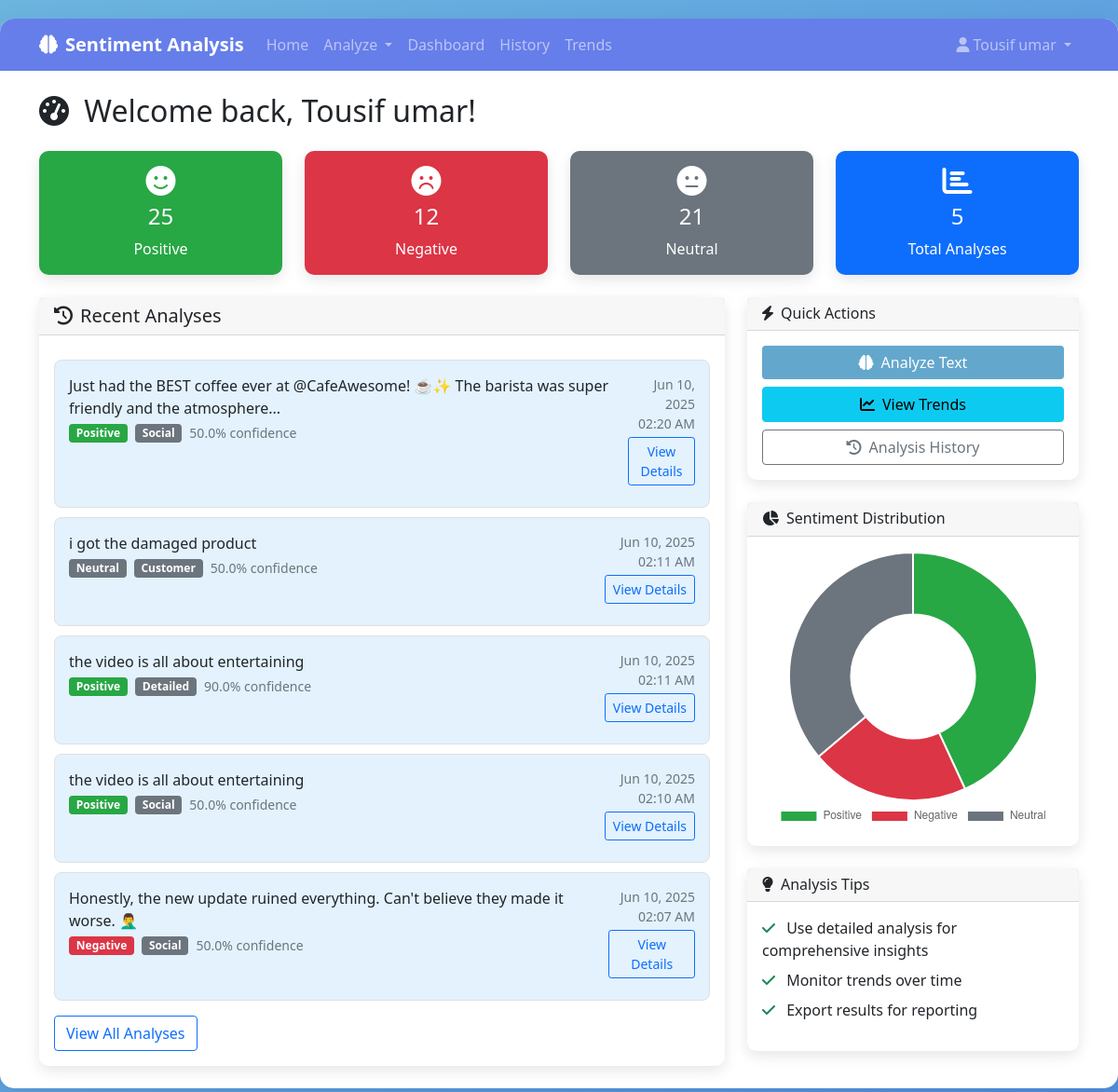
Page /dashboard (signed in) on the committed database.
### app.py (models this page shows)
class SentimentAnalysis(db.Model):
    id = db.Column(db.Integer, primary_key=True)
    user_id = db.Column(db.Integer, db.ForeignKey('user.id'), nullable=True)
    text_content = db.Column(db.Text, nullable=False)
    analysis_type = db.Column(db.String(50), nullable=False)  # basic, detailed, psychological, social
    sentiment = db.Column(db.String(20), nullable=False)  # positive, negative, neutral
    confidence_score = db.Column(db.Float, nullable=False)
    emotions = db.Column(db.Text, nullable=True)  # JSON string of emotions
    psychological_insights = db.Column(db.Text, nullable=True)
    keywords = db.Column(db.Text, nullable=True)  # JSON string of keywords
    category = db.Column(db.String(50), nullable=True)
    created_at = db.Column(db.DateTime, default=datetime.utcnow)

### app.py (the view)
@app.route('/dashboard')
def dashboard():
    if 'user_id' not in session:
        return redirect(url_for('login'))
    recent_analyses = SentimentAnalysis.query.filter_by(user_id=session['user_id']).order_by(SentimentAnalysis.created_at.desc()).limit(5).all()
    all_analyses = SentimentAnalysis.query.filter_by(user_id=session['user_id']).all()
    sentiment_counts = Counter([analysis.sentiment for analysis in all_analyses])
    return render_template('dashboard.html',
                         analyses=recent_analyses,
                         sentiment_counts=sentiment_counts)

### templates/dashboard.html (shortened to what this page needs)
{% extends "base.html" %}
{% block content %}
<div class="row">
    <div class="col-12">
        <h2 class="mb-4">
            <i class="fas fa-tachometer-alt me-2"></i>
            Welcome back, {{ session.user_name }}!
        </h2>
    </div>
</div>
<div class="row g-4 mb-4">
    <div class="col-md-3">
        <div class="card sentiment-positive">
            <div class="card-body text-center">
                <i class="fas fa-smile fa-2x mb-2"></i>
                <h4>{{ sentiment_counts.get('positive', 0) }}</h4>
                <p class="mb-0">Positive</p>
            </div>
        </div>
    </div>
    <div class="col-md-3">
        <div class="card sentiment-negative">
            <div class="card-body text-center">
                <i class="fas fa-frown fa-2x mb-2"></i>
                <h4>{{ sentiment_counts.get('negative', 0) }}</h4>
                <p class="mb-0">Negative</p>
            </div>
        </div>
    </div>
    <div class="col-md-3">
        <div class="card sentiment-neutral">
            <div class="card-body text-center">
                <i class="fas fa-meh fa-2x mb-2"></i>
                <h4>{{ sentiment_counts.get('neutral', 0) }}</h4>
                <p class="mb-0">Neutral</p>
            </div>
        </div>
    </div>
    <div class="col-md-3">
        <div class="card bg-primary text-white">
            <div class="card-body text-center">
                <i class="fas fa-chart-bar fa-2x mb-2"></i>
                <h4>{{ analyses|length }}</h4>
                <p class="mb-0">Total Analyses</p>
            </div>
        </div>
    </div>
</div>
<div class="row">
    <div class="col-lg-8">
        <div class="card">
            <div class="card-header">
                <h5 class="mb-0">
                    <i class="fas fa-history me-2"></i>Recent Analyses
                </h5>
            </div>
            <div class="card-body">
                {% if analyses %}
                    {% for analysis in analyses %}
                    <div class="analysis-card">
                        <div class="d-flex justify-content-between align-items-start mb-2">
                            <div class="flex-grow-1">
                                <p class="mb-1">{{ analysis.text_content[:100] }}{% if analysis.text_content|length > 100 %}...{% endif %}</p>
                                <div class="d-flex align-items-center">
                                    <span class="badge sentiment-{{ analysis.sentiment }} me-2">
                                        {{ analysis.sentiment|title }}
                                    </span>
                                    <span class="badge bg-secondary me-2">{{ analysis.analysis_type|title }}</span>
                                    <small class="text-muted">{{ (analysis.confidence_score * 100)|round }}% confidence</small>
                                </div>
                            </div>
                            <div class="text-end">
                                <small class="text-muted d-block">{{ analysis.created_at.strftime('%b %d, %Y') }}</small>
                                <small class="text-muted d-block">{{ analysis.created_at.strftime('%I:%M %p') }}</small>
                                <a href="{{ url_for('view_analysis', analysis_id=analysis.id) }}" class="btn btn-sm btn-outline-primary mt-1">
                                    View Details
                                </a>
                            </div>
                        </div>
                    </div>
                    {% endfor %}
                    <div class="mt-3">
                        <a href="{{ url_for('analysis_history') }}" class="btn btn-outline-primary">
                            View All Analyses
                        </a>
                    </div>
                {% endif %}
            </div>
        </div>
    </div>
    <div class="col-lg-4">
        <div class="card">
            <div class="card-header">
                <h6 class="mb-0">
                    <i class="fas fa-bolt me-2"></i>Quick Actions
                </h6>
            </div>
            <div class="card-body">
                <div class="d-grid gap-2">
                    <a href="{{ url_for('analyze_text') }}" class="btn btn-primary">
                        <i class="fas fa-brain me-2"></i>Analyze Text
                    </a>
                    <a href="{{ url_for('sentiment_trends') }}" class="btn btn-info">
                        <i class="fas fa-chart-line me-2"></i>View Trends
                    </a>
                    <a href="{{ url_for('analysis_history') }}" class="btn btn-outline-secondary">
                        <i class="fas fa-history me-2"></i>Analysis History
                    </a>
                </div>
            </div>
        </div>
        {% if sentiment_counts %}
        <div class="card mt-4">
            <div class="card-header">
                <h6 class="mb-0">
                    <i class="fas fa-chart-pie me-2"></i>Sentiment Distribution
                </h6>
            </div>
            <div class="card-body">
                <canvas id="sentimentChart" width="300" height="300"></canvas>
            </div>
        </div>
        {% endif %}
        <div class="card mt-4">
            <div class="card-header">
                <h6 class="mb-0">
                    <i class="fas fa-lightbulb me-2"></i>Analysis Tips
                </h6>
            </div>
            <div class="card-body">
                <ul class="list-unstyled">
                    <li class="mb-2">
                        <i class="fas fa-check text-success me-2"></i>
                        Use detailed analysis for comprehensive insights
                    </li>
                    <li class="mb-2">
                        <i class="fas fa-check text-success me-2"></i>
                        Monitor trends over time
                    </li>
                    <li class="mb-2">
                        <i class="fas fa-check text-success me-2"></i>
                        Export results for reporting
                    </li>
                </ul>
            </div>
        </div>
    </div>
</div>
{% endblock %}
{% block scripts %}
<script>
{% if sentiment_counts %}
// Sentiment Distribution Chart
const ctx = document.getElementById('sentimentChart').getContext('2d');
const sentimentData = {{ sentiment_counts|tojson }};
new Chart(ctx, {
    type: 'doughnut',
    data: {
        labels: ['Positive', 'Negative', 'Neutral'],
        datasets: [{
            data: [
                sentimentData.positive || 0,
                sentimentData.negative || 0,
                sentimentData.neutral || 0
            ],
            backgroundColor: ['#28a745', '#dc3545', '#6c757d'],
            borderWidth: 2,
            borderColor: '#fff'
        }]
    },
    options: {
        responsive: true,
        maintainAspectRatio: false,
        plugins: {
            legend: {
                position: 'bottom'
            }
        }
    }
});
{% endif %}
</script>
{% endblock %}

### templates/base.html (shortened to what this page needs)
<!DOCTYPE html>
<html lang="en">
<head>
    <link href="https://cdn.jsdelivr.net/npm/bootstrap@5.1.3/dist/css/bootstrap.min.css" rel="stylesheet">
    <link href="https://cdnjs.cloudflare.com/ajax/libs/font-awesome/6.0.0/css/all.min.css" rel="stylesheet">
</head>
<body>
    <div class="main-container">
        <nav class="navbar navbar-expand-lg navbar-dark">
            <div class="container">
                <a class="navbar-brand fw-bold" href="{{ url_for('index') }}">
                    <i class="fas fa-brain me-2"></i>Sentiment Analysis
                </a>
                <div class="collapse navbar-collapse" id="navbarNav">
                    <ul class="navbar-nav me-auto">
                        <li class="nav-item">
                            <a class="nav-link" href="{{ url_for('index') }}">Home</a>
                        </li>
                        <li class="nav-item dropdown">
                            <a class="nav-link dropdown-toggle" href="#" id="analyzeDropdown" role="button" data-bs-toggle="dropdown">
                                Analyze
                            </a>
                        </li>
                        {% if session.user_id %}
                        <li class="nav-item">
                            <a class="nav-link" href="{{ url_for('dashboard') }}">Dashboard</a>
                        </li>
                        <li class="nav-item">
                            <a class="nav-link" href="{{ url_for('analysis_history') }}">History</a>
                        </li>
                        <li class="nav-item">
                            <a class="nav-link" href="{{ url_for('sentiment_trends') }}">Trends</a>
                        </li>
                        {% endif %}
                    </ul>
                    <ul class="navbar-nav">
                        {% if session.user_id %}
                        <li class="nav-item dropdown">
                            <a class="nav-link dropdown-toggle" href="#" id="navbarDropdown" role="button" data-bs-toggle="dropdown">
                                <i class="fas fa-user me-1"></i>{{ session.user_name }}
                            </a>
                        </li>
                        {% endif %}
                    </ul>
                </div>
            </div>
        </nav>
        <main class="container py-4">
            {% block content %}{% endblock %}
        </main>
    </div>
    {% block scripts %}{% endblock %}
</body>
</html>

### templates/base.html (style rules this page uses)
body { background: linear-gradient(135deg, #6cb5df 0%, #5390e0 100%); min-height: 100vh; font-family: 'Segoe UI', Tahoma, Geneva, Verdana, sans-serif; }
.main-container { background: white; border-radius: 15px; box-shadow: 0 10px 30px rgba(0,0,0,0.1); margin: 20px auto; max-width: 1200px; }
.navbar { background: linear-gradient(135deg, #667eea 0%, #667eea 100%) !important; border-radius: 15px 15px 0 0; }
.btn-primary { background: #64a7cd; border: none; }
.card { border: none; box-shadow: 0 5px 15px rgba(0,0,0,0.1); border-radius: 10px; }
.sentiment-positive { background: #28a745; color: white; }
.sentiment-negative { background: #dc3545; color: white; }
.sentiment-neutral { background: #6c757d; color: white; }
.analysis-card { background: #e3f2fd; border: 1px solid #e0e0e0; border-radius: 8px; padding: 15px; margin: 10px 0; }

### rows in the picture
SentimentAnalysis: text_content "Just had the BEST coffee ever at @CafeAwesome! ☕️✨ The barista was super friendly and the atmosphere", sentiment "Positive", analysis_type "Social", (analysis.confidence_score*100)|round "50.0", created_at "Jun 10, 2025", created_at "02:20 AM"
SentimentAnalysis: text_content "i got the damaged product", sentiment "Neutral", analysis_type "Customer", (analysis.confidence_score*100)|round "50.0", created_at "Jun 10, 2025", created_at "02:11 AM"
SentimentAnalysis: text_content "the video is all about entertaining", sentiment "Positive", analysis_type "Detailed", (analysis.confidence_score*100)|round "90.0", created_at "Jun 10, 2025", created_at "02:11 AM"
SentimentAnalysis: text_content "the video is all about entertaining", sentiment "Positive", analysis_type "Social", (analysis.confidence_score*100)|round "50.0", created_at "Jun 10, 2025", created_at "02:10 AM"
SentimentAnalysis: text_content "Honestly, the new update ruined everything. Can't believe they made it worse. 🤦‍♂️", sentiment "Negative", analysis_type "Social", (analysis.confidence_score*100)|round "50.0", created_at "Jun 10, 2025", created_at "02:07 AM"

### other values in the picture
{{ session.user_name }} "Tousif umar"
{{ sentiment_counts.get('positive', 0) }} "25"
{{ sentiment_counts.get('negative', 0) }} "12"
{{ sentiment_counts.get('neutral', 0) }} "21"
{{ analyses|length }} "5"
chart data {{ sentiment_counts|tojson }} {"negative": 12, "neutral": 21, "positive": 25}
